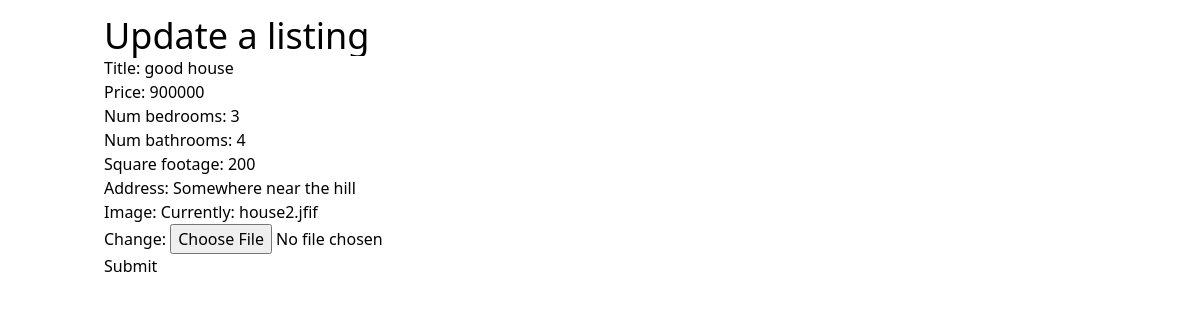
The app's page /listings/3/edit/ with its own data.
### listings/models.py (models this page shows, shortened)
class Listing(models.Model):
    title=models.CharField(max_length=50)
    price=models.IntegerField()
    num_bedrooms=models.IntegerField()
    num_bathrooms=models.IntegerField()
    square_footage=models.IntegerField()
    address=models.CharField(max_length=100)
    image=models.ImageField()

### listings/views.py (the view)
# urls.py: path('listings/<pk>/edit/',listing_update),
def listing_update(request,pk):
    listing=Listing.objects.get(id=pk)
    form=ListingForm(instance=listing)
    if request.method =='POST':
        form=ListingForm(request.POST,instance=listing,files=request.FILES)
        print(request.POST)
        if form.is_valid():
            form.save()
            return redirect('/')
    context ={
        'form':form
    }
    return render(request,'listing_update.html', context)

### listings/forms.py
class ListingForm(ModelForm):
    class Meta:
        model =Listing
        fields=[
            'title',
            'price',
            'num_bedrooms',
            'num_bathrooms',
            'square_footage',
            'address',
            'image'
        ]

### templates/listing_update.html (shortened to what this page needs)
{% extends 'base.html'%}
{% block content %}
<h1 class="text-4xl"> Update a listing</h1>
<form method="post" enctype="multipart/form-data">
    {{form.as_p}}
    <button type="submit" > Submit</button>
</form>
{% endblock%}

### records on screen
Listing: title "good house", price "900000", num_bedrooms "3", num_bathrooms "4", square_footage "200", address "Somewhere near the hill"
